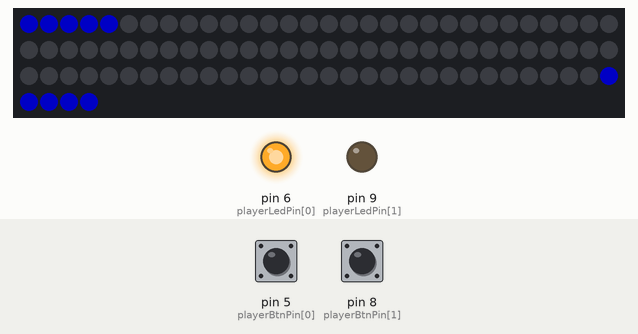
Bench run of a sketch on a simulated Arduino Uno, built with avr-gcc and run on an emulated ATmega328P. On the bench: 94 RGB LEDs in strip order, left to right, continuing on the next row, output pins drawn as LEDs (lit = HIGH). Inputs (shaded band) come from the test bench; at power-on: pin 5 (playerBtnPin[0]) HIGH, pin 8 (playerBtnPin[1]) HIGH. Dim RGB values are drawn brighter than linear; random numbers use the default seed unless the sketch sets one.

Above: at 1.2 s.
1.3 s: pin 5 (playerBtnPin[0]) pulled LOW for 0.15 s
At 1.9 s:
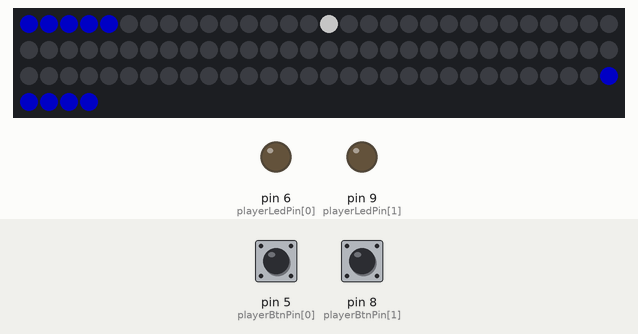
2.9 s: pin 8 (playerBtnPin[1]) pulled LOW for 0.15 s
4.5 s: pin 5 (playerBtnPin[0]) pulled LOW for 3.2 s
9.2 s: pin 8 (playerBtnPin[1]) pulled LOW for 1 s
Timing chart, 0 to 14.9 s (numbered marks = the images above; inputs shaded):
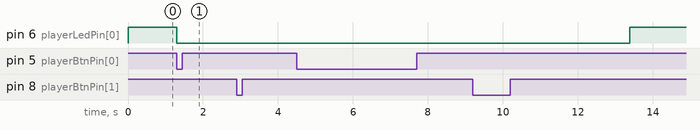

The sketch:

Pong1D.ino
```cpp
// PONG 1D //
// jeu de pong led en une dimension (celle de la bande led).
// TIPS de pro : pour plus de fun multiplier les Pong 1D pour avoir plusieurs bandes leds simultanées : éclate garantie
// Ce code est un remix du code de 2020 de FlyingAngel (source : https://projecthub.arduino.cc/flyingangel/1d-pong-1a0acf)

#define FASTLED_INTERNAL       // Disable version number message in FastLED library (looks like an error)
#include <FastLED.h>

// *********************************
// PARAMETRES DU JEU
// *********************************

#define NUM_LEDS 94             // Nombre total de LEDs
#define DATA_PIN 3              // Pin utilisée pour contrôler les LEDs

int maxBright = 155;            // Luminosité maximale des LEDs

byte playerBtnPin[] = {5, 8};   // Pins utilisées pour les boutons des joueurs
byte playerLedPin[] = {6, 9};   // Pins utilisées pour les LEDs des boutons

int gameSpeedMin = 40;          // Vitesse minimale du jeu
int gameSpeedMax = 4;           // Vitesse maximale (valeur faible = rapide)
int gameSpeedStep = 4;          // Accélération à chaque renvoi
int ballSpeedMax = 1;           // Vitesse minimale que peut atteindre la balle
int ballBoost0 = 30;            // Bonus de vitesse si la balle est au bout
int ballBoost1 = 20;            // Bonus de vitesse si la balle est presque au bout
byte playerColor[] = {0, 96};   // Couleurs des joueurs (rouge et vert)
int winRounds = 6;              // Nombre de points pour gagner
int endZoneSize = 5;            // Taille de la zone de fin
int endZoneColor = 160;         // Couleur des zones de fin (bleu/vert)
int reloadButton = 10;          // Délai pour la remise à zéro du bouton


// *********************************
// VARIBALE DU JEU NON MODIFIABLE
// *********************************

boolean activeGame = false;                 // Le jeu est-il actif ?
unsigned long previousMoveMillis;           // Dernier moment où la balle a bougé
unsigned long previousButtonMillis;         // Dernier moment où un bouton a été pressé
int playerButtonPressed[2];                 // Position où le joueur a appuyé
int previousButtonPos = -1;                 // Dernière position d'appui
byte previousButtonColor;                   // Couleur du champ où le bouton a été pressé
int playerScore[2];                         // Score de chaque joueur
byte playerStart;                           // Quel joueur commence ?
int gameSpeed;                              // Vitesse actuelle du jeu
int ballDir = 1;                            // Direction de la balle (1 ou -1)
int ballPos;                                // Position actuelle de la balle
int ballSpeed;                              // Vitesse actuelle de la balle
int ballMove;                               // Nombre de déplacements effectués

CRGB leds[NUM_LEDS];                        // Tableau représentant toutes les LEDs
byte previousButtonBright = maxBright / 2;  // Luminosité de l'ancienne position d'appui
byte scoreDimBright = maxBright / 4;        // Luminosité des scores en version atténuée


// *********************************
// INITIALISATION
// *********************************
void setup()
{
  randomSeed(analogRead(0));          // génartion du hasard

  // FastLed definition
  FastLED.addLeds<NEOPIXEL, DATA_PIN>(leds, NUM_LEDS);

  // PIN defination
  pinMode(playerBtnPin[0], INPUT_PULLUP);   // Délcaration des pins boutons
  pinMode(playerBtnPin[1], INPUT_PULLUP);

  pinMode(playerLedPin[0], OUTPUT);
  pinMode(playerLedPin[1], OUTPUT);         // Délcaration des pins led

  playerStart = random(2);  // commencer par un joueur au hasard
}

void loop()
{
  GeneratePlayField(maxBright);
  FastLED.show();
  activeGame = true;
  game();
}

// function to debounce button (true == pressed, false == not pressed)
boolean buttonBounce(byte button, byte bounceTime) // bounce the button
{
  boolean result = false;

  if (digitalRead(playerBtnPin[button]) == LOW)
  {
    delay (bounceTime);
    if (digitalRead(playerBtnPin[button]) == LOW)
    {
      result = true;
    }
  }
  return result;
}


void game()
{
  while (activeGame)
  {

    gameSpeed = gameSpeedMin;           // set starting game speed
    ballSpeed = gameSpeed;              // set starting ball speed
    memset(playerButtonPressed, -1, sizeof(playerButtonPressed)); // clear keypress

    GeneratePlayField(scoreDimBright);  // show gamefield with dimmed score
    FastLED.show();

    InitializePlayers();  // set the player-settings -> wait for keypress to start game

    GameLoop();           // main loop: move ball -> ball left gamefield? -> check keypress -> check if keypress in endzone -> change direction

    CheckScore();         // check who made score and show it

    CheckWinner();        // check if we have a winner
  }
}


void InitializePlayers()
{

  if (playerStart == 0)   // initialize for player 0
  {
    ballDir = 1;          // set ball direction
    ballPos = 0;          // set startposition of ball

    digitalWrite(playerLedPin[0], HIGH);              // activate LED
    while (digitalRead(playerBtnPin[0]) == HIGH) {} // wait for button
    digitalWrite(playerLedPin[0], LOW);               // deactivate LED
  }
  else                        // initialize for player 1
  {
    ballDir = -1;             // set ball direction
    ballPos = NUM_LEDS - 1;   // set startposition of ball

    digitalWrite(playerLedPin[1], HIGH);              // activate LED
    while (digitalRead(playerBtnPin[1]) == HIGH) {} // wait for button
    digitalWrite(playerLedPin[1], LOW);               // deactivate LED
  }
}


void GameLoop()
{
  while (true)    // loop, exit with break when one player made a score
  {

    if (millis() - previousMoveMillis > ballSpeed)  // time to move ball
    {
      previousMoveMillis = millis();

      GeneratePlayField(scoreDimBright);

      ballMove++;
      if (ballMove >= (reloadButton*endZoneSize))
      {
        ballMove = 0;
        memset(playerButtonPressed, -1, sizeof(playerButtonPressed));                // leave loop -> one player made a score
      }

      ballPos += ballDir;
      if (ballPos < 0 || ballPos >= NUM_LEDS) // ball left endzone?
      {
        break;                // leave loop -> one player made a score
      }


      // ici pour compter le nombre de "pas" de la ball (réinitialiser la ballpos si le nombre de pas est ok)

      leds[ballPos] = CHSV(0, 0, maxBright);    // generate ball (white)
      FastLED.show();
    }

    CheckButtons();     // check keypress

    // fix positions of keypress for testing
    // if (ballPos == 3) playerButtonPressed[0] = 3;
    // if (ballPos == 59) playerButtonPressed[1] = 59;

    CheckButtonPressedPosition();

  } // end of while-loop
}


// *** check if buttons pressed
void CheckButtons()
{
  for (int i = 0; i < 2; i++)
  {
    // player pressed button?
    if (playerButtonPressed[i] == -1 && digitalRead(playerBtnPin[i]) == LOW && (ballDir + 1) / 2 == i)
      // (ballDir + 1) / 2 == i  -->  TRUE, when:
      // ballDir == -1  AND  i = 0  -->  player 0 is active player
      // ballDir == +1  AND  i = 1  -->  player 1 is active player
      // only the button-press of the active player is stored
    {
      playerButtonPressed[i] = ballPos;   //store position of pressed button
      previousButtonPos = ballPos;
      previousButtonColor = playerColor[i];
      previousButtonMillis = millis(); // store time when button was pressed
    }
  }
}


// *** check, if button was pressed when ball was in endzone and if so, change direction of ball
void CheckButtonPressedPosition()
{
  if (ballDir == -1 && playerButtonPressed[0] <= endZoneSize - 1 && playerButtonPressed[0] != -1)
  {
    ChangeDirection();
  }

  if (ballDir == +1 && playerButtonPressed[1] >= NUM_LEDS - endZoneSize)
  {
    ChangeDirection();
  }

  /*

    if (ballDir == +1 && playerButtonPressed[1] <= NUM_LEDS - endZoneSize*3)
    {
    memset(playerButtonPressed, -1, sizeof(playerButtonPressed));
    }

    if (ballDir == -1 && playerButtonPressed[0] <= NUM_LEDS - endZoneSize*3)
    {
    memset(playerButtonPressed, -1, sizeof(playerButtonPressed));
    }

  */

  // réinitialiser la sauvegarde bouton si le bouton a été appuyé vraiment trop tot
  // memset(playerButtonPressed, -1, sizeof(playerButtonPressed));

  // sinon faire dans l'animation de la balle un compteur qui rechare la ballpos après X x de endzone

}


void ChangeDirection()
{
  ballDir *= -1;
  gameSpeed -= gameSpeedStep;
  ballSpeed = gameSpeed;
  if (ballPos == 0 || ballPos == NUM_LEDS - 1)  // triggered on first or last segment
  {
    ballSpeed -= ballBoost0;      // Super-Boost
  }

  if (ballPos == 1 || ballPos == NUM_LEDS - 2)  // triggered on second or forelast segment
  {
    ballSpeed -= ballBoost1;      // Boost
  }

  ballSpeed = max(ballSpeed, ballSpeedMax);                     // limit the maximum ballspeed
  memset(playerButtonPressed, -1, sizeof(playerButtonPressed)); // clear keypress
}


void CheckScore()
{
  previousButtonPos = -1;     // clear last ball-position at button-press

  // check who made score
  if (ballPos < 0)            // player1 made the score
  {
    playerScore[1] += 1;      // new score for player1

    GeneratePlayField(maxBright);   // show new score full bright
    BlinkNewScore(NUM_LEDS / 2 - 1 + playerScore[1], playerColor[1]); // blink last score

    playerStart = 1;          // define next player to start (player, who made the point)
  }
  else                        // player0 made the score
  {
    playerScore[0] += 1;      // new score for player0

    GeneratePlayField(maxBright);   // show new score full bright
    BlinkNewScore(NUM_LEDS / 2 - playerScore[0], playerColor[0]); // blink last score

    playerStart = 0;          // define next player to start (player, who made the point)
  }

  GeneratePlayField(maxBright);     // show new score full bright
  FastLED.show();

  delay(1000);
}


void CheckWinner()
{
  // check if we have a winner
  if (playerScore[0] >= winRounds || playerScore[1] >= winRounds)
  { // we have a winner!

    activeGame = false;

    FastLED.clear();
    Rainbow(playerScore[0] > playerScore[1]); // TRUE if player 0 won; FALSE when player 1 won

    memset(playerScore, 0, sizeof(playerScore));  // reset all scores

    playerStart = abs(playerStart - 1);   // next game starts looser

  }
}


void GeneratePlayField(byte bright)
{
  FastLED.clear();        // clear all
  GenerateEndZone();      // generate endzone
  GenerateScore(bright);  // generate actual score
  GenerateLastHit();      // generate mark of position of last button-press
}


void GenerateEndZone()
{
  for (int i = 0; i < endZoneSize; i++)
  {
    leds[i] = CHSV(endZoneColor, 255, maxBright);
    leds[NUM_LEDS - 1 - i] = CHSV(endZoneColor, 255, maxBright);
  }
}


void GenerateScore(int bright)
{
  int i;

  // Player 0
  for (i = 0; i < playerScore[0]; i++)
  {
    leds[NUM_LEDS / 2 - 1 - i] = CHSV(playerColor[0], 255, bright);
  }

  // Player 1
  for (i = 0; i < playerScore[1]; i++)
  {
    leds[NUM_LEDS / 2 + i] = CHSV(playerColor[1], 255, bright);
  }
}


void GenerateLastHit()
{
  if (previousButtonPos != -1 && previousButtonMillis + 500 > millis())
  {
    leds[previousButtonPos] = CHSV(previousButtonColor, 255, previousButtonBright);
  }
}


void BlinkNewScore(int pos, byte color)
{
  for (int i = 1; i <= 4; i++)
  {
    leds[pos] = CHSV(color, 255, (i % 2) * maxBright);  // blink LED 2 times (1-0-1-0)
    FastLED.show();
    delay(300);
  }
}


void Rainbow(boolean won)
{
  for (int k = 0; k < 3; k++)   // 3 rounds rainbow
  {
    for (int j = 0; j <= 255; j++)
    {
      for (int i = 0; i < NUM_LEDS / 2; i++)
      {
        if (won == true)    // player 0 won --> Rainbow left
        {
          leds[i] = CHSV(((i * 256 / NUM_LEDS) + j) % 256, 255, maxBright);
        }
        else                // player 1 won --> Rainbow right
        {
          leds[NUM_LEDS - i - 1] = CHSV(((i * 256 / NUM_LEDS) + j) % 256, 255, maxBright);
        }
      }
      FastLED.show();
      delay(7);
    }
  }
}
```

Measured:
- after the input at 1.3 s, pin 6 (playerLedPin[0]): HIGH → LOW at once; the LEDs: first change at once (image 1 shows a later state)
